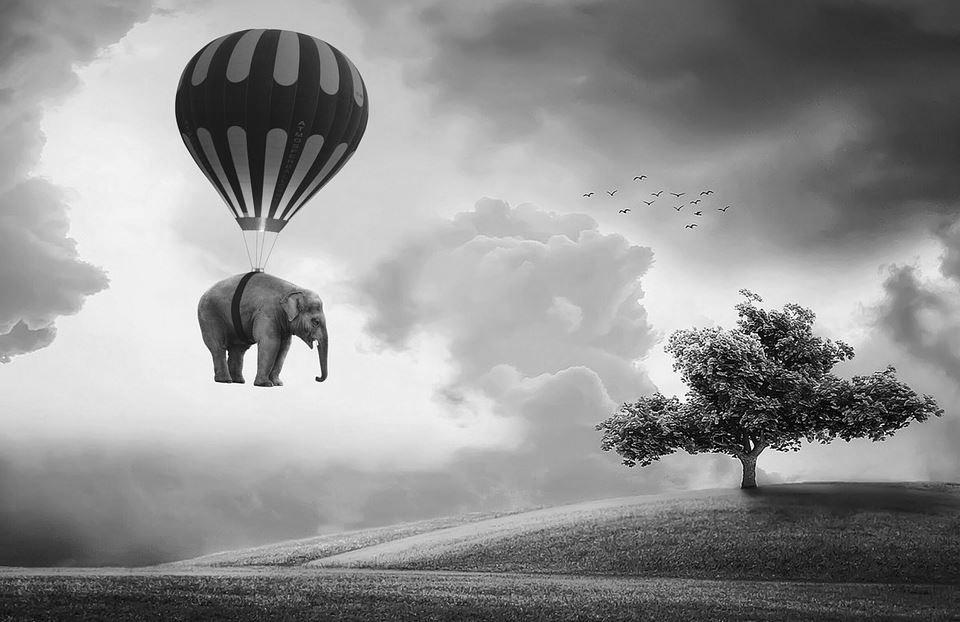
#> input picture Assignment_3/Input_Images/Y.jpg, 960 x 622 px
$ python denoiser.py
#> lines starting #> are read from the running program, lines starting #| are printed output that depends on the picture
"""Code to do bilateral filtering"""
import cv2
import numpy as np
path = input("")
#> the answer given: ../Input_Images/Y.jpg
#> further down, img is the input picture: shape (622, 960, 3); min 0, max 255, mean 145.7

def gaussian(x,sigma):
    return (1.0 / (2 * np.pi * sigma**2)) * np.exp(- (x**2) / (2 * (sigma**2)))

def gaussian1(x,y,sigma):
    return (np.exp(-(x**2 + y**2)/(2*(sigma**2))))/(2*3.14*(sigma**2))

def gaussian_Filter(size, sigma):
    out = np.zeros((size,size))
    for i in range(size):
        for j in range(size):
            out[i,j] = gaussian1(i-size//2,j-size//2, sigma )
    return out/np.sum(out)

def distance(x1,y1,x2,y2):
    return np.sqrt((x2 - x1)**2 + (y2 - y1)**2)

def bilateral_fun(img, ksize, sigma1, sigma2):
#> called with ksize = 9, sigma1 = 20, sigma2 = 7
    out_img = np.zeros((img.shape[0],img.shape[1]))
    img_mod = cv2.cvtColor(img, cv2.COLOR_BGR2LAB)
#> img_mod: shape (622, 960, 3); mean of channels 0, 1, 2 151.3, 128, 128
    for i in range(ksize//2,img.shape[0]-ksize//2):
        for j in range(ksize//2,img.shape[1]-ksize//2):
            gaussian_i = gaussian(img_mod[i-ksize//2:i+ksize//2+1,j-ksize//2:\
                                          j+ksize//2+1,0] - img_mod[i][j][0]*\
                                  np.ones((ksize,ksize)),sigma1)
            gaussian_s = gaussian_Filter(ksize, sigma2)
            if np.sum(gaussian_i*gaussian_s) !=0:
                out_img[i,j] = np.uint8(round(np.sum(gaussian_i*gaussian_s\
                        *img_mod[i-ksize//2:i+ksize//2+1,j-ksize//2:\
                        j+ksize//2+1,0])/np.sum(gaussian_i*gaussian_s)))
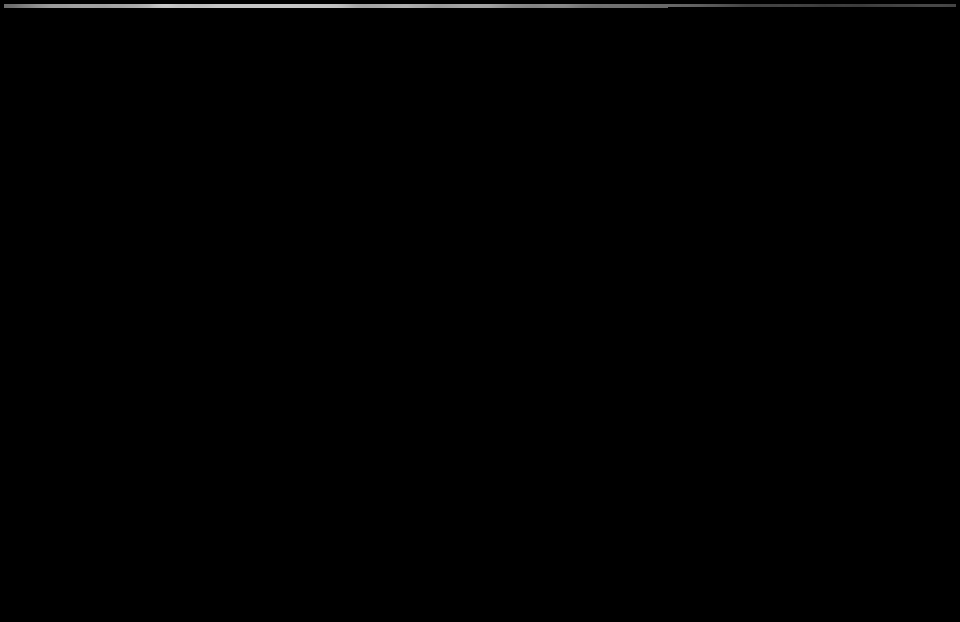
#> out_img: shape (622, 960) float64; min 0, max 201, mean 0.8
    img_mod[:,:,0] = out_img
    out_img1 = cv2.cvtColor(img_mod, cv2.COLOR_LAB2BGR)
    return out_img1

img = cv2.imread(path)
#> (the run stopped early here; a loop or call above may not have finished)
